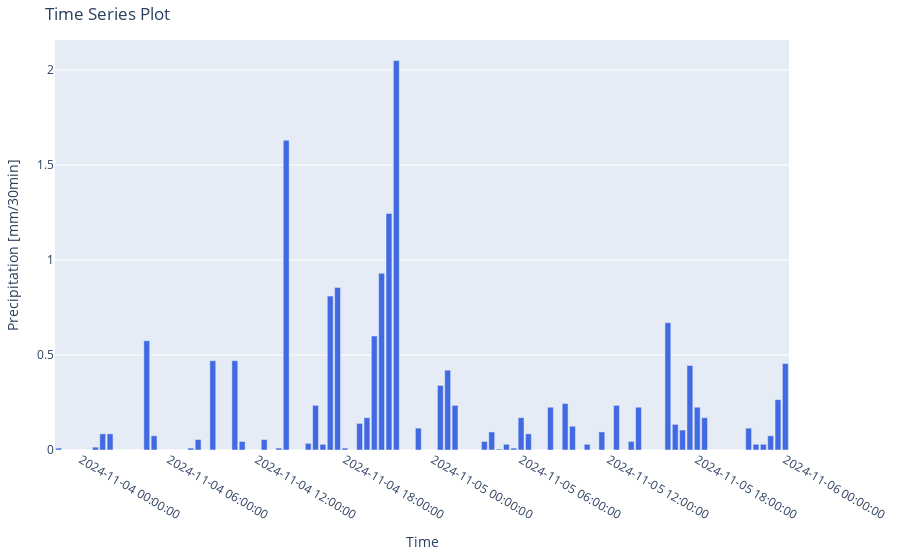

Source (notebook cell):
### Code cell
# Get and plot timeseries events

start = "2024-11-01T00:00:00"
end = "2024-11-06T00:00:00"

events = get_timeseries_events(timeseries_uuid, start, end)
plot_timeseries(events)
